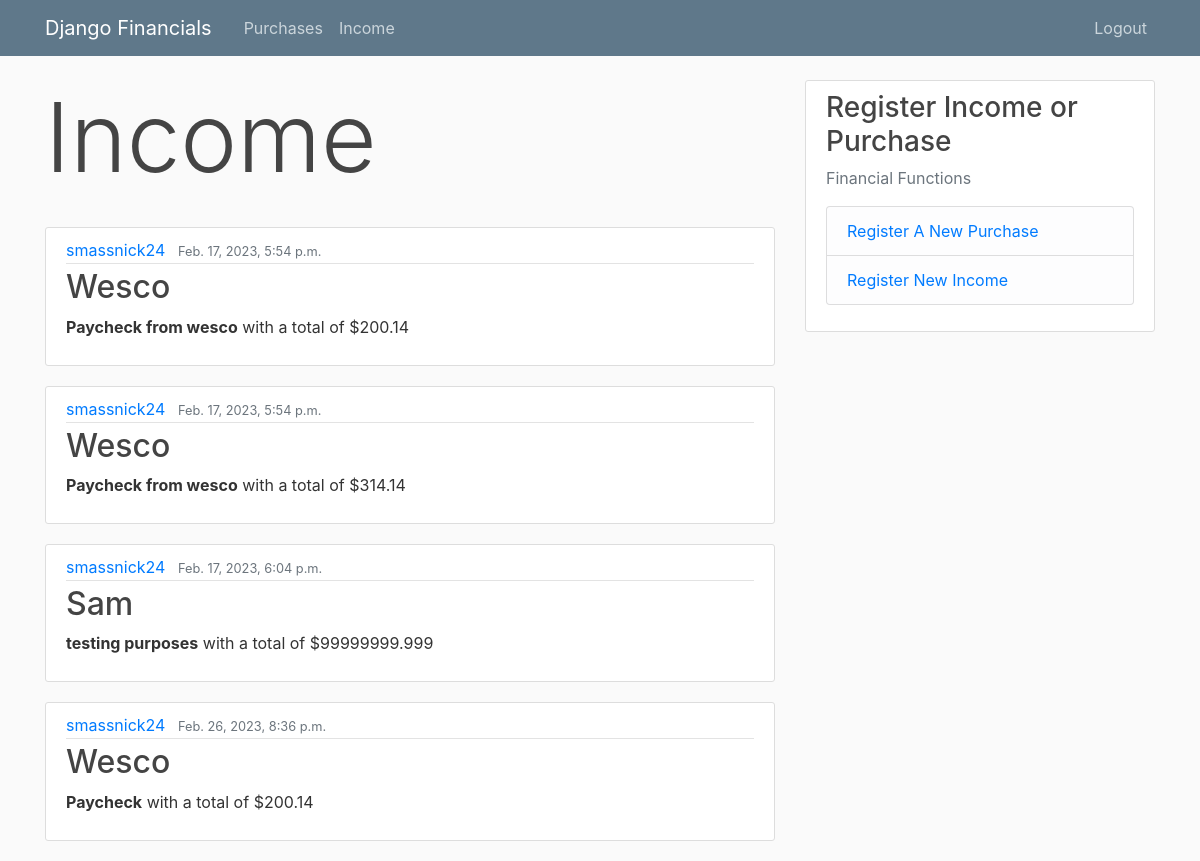
The page /income (signed in) on the database its author committed.
### finance_app/models.py (models this page shows, shortened)
class Income(models.Model):
    income_source = models.TextField()
    income_description = models.TextField()
    amount = models.FloatField()
    date_received = models.DateTimeField(default=timezone.now)
    owner = models.ForeignKey(User, on_delete=models.CASCADE)

### finance_app/views.py (the view)
# urls.py: path("income", views.income_page, name="income_page"),
@login_required
def income_page(request):
    context = {
        "title": "Income",
        'incomes': Income.objects.all()
    }
    return render(request, "finance_app/income.html", context)

### finance_app/templates/finance_app/income.html (shortened to what this page needs)
{% extends "finance_app/base.html"%}
{% block content%}
    <h1 class="display-1">Income</h1>
    <br>
    {% for income in incomes %}
        {% if income.owner == user%}
            <article class="media content-section">
                <div class="media-body">
                    <div class="article-metadata">
                        <a class="mr-2" href="#">{{income.owner}}</a>
                        <small class="text-muted">{{income.date_received}}</small>
                    </div>
                    <h2><a class="article-title" href="#">{{income.income_source}}</a></h2>
                    <p class="article-content"><strong>{{income.income_description}}</strong> with a total of ${{income.amount}}</p>
            </article>
        {% endif %}
    {% endfor %}
{% endblock content %}

### finance_app/static/finance_app/styles.css (style rules this page uses)
body { background: #fafafa; color: #333333; margin-top: 5rem; }
h1, h2, h3, h4, h5, h6 { color: #444444; }
.content-section { background: #ffffff; padding: 10px 20px; border: 1px solid #dddddd; border-radius: 3px; margin-bottom: 20px; }
.article-title { color: #444444; }
.article-content { white-space: pre-line; }
.article-metadata { padding-bottom: 1px; margin-bottom: 4px; border-bottom: 1px solid #e3e3e3 }

### rows shown on the page
Income: owner "smassnick24", date_received "Feb. 17, 2023, 5:54 p.m.", income_source "Wesco", income_description "Paycheck from wesco", amount "200.14"
Income: owner "smassnick24", date_received "Feb. 17, 2023, 5:54 p.m.", income_source "Wesco", income_description "Paycheck from wesco", amount "314.14"
Income: owner "smassnick24", date_received "Feb. 17, 2023, 6:04 p.m.", income_source "Sam", income_description "testing purposes", amount "99999999.999"
Income: owner "smassnick24", date_received "Feb. 26, 2023, 8:36 p.m.", income_source "Wesco", income_description "Paycheck", amount "200.14"
